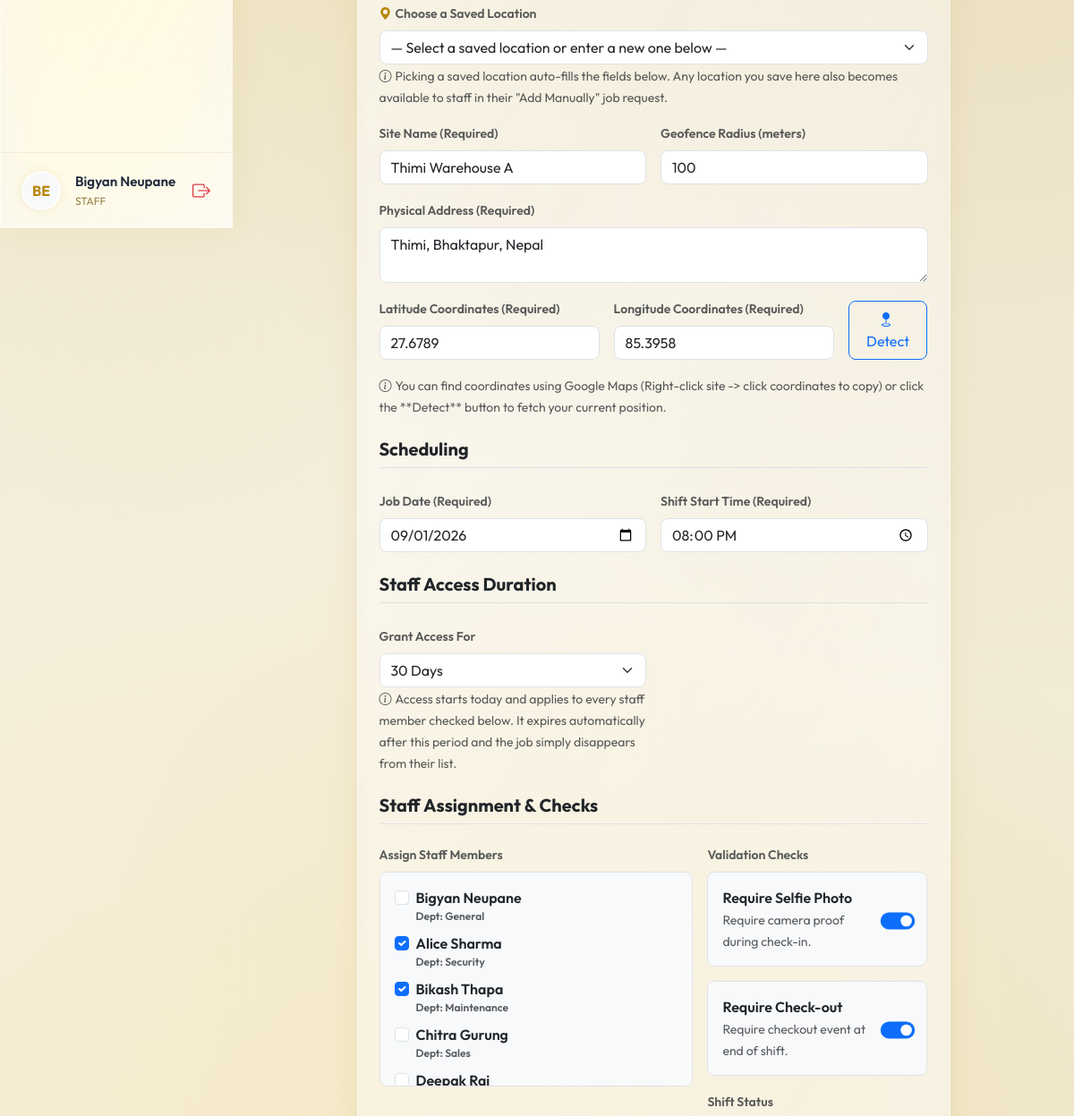
/jobs/2/edit/ (signed in, middle part), run on an earlier commit of the app's database.
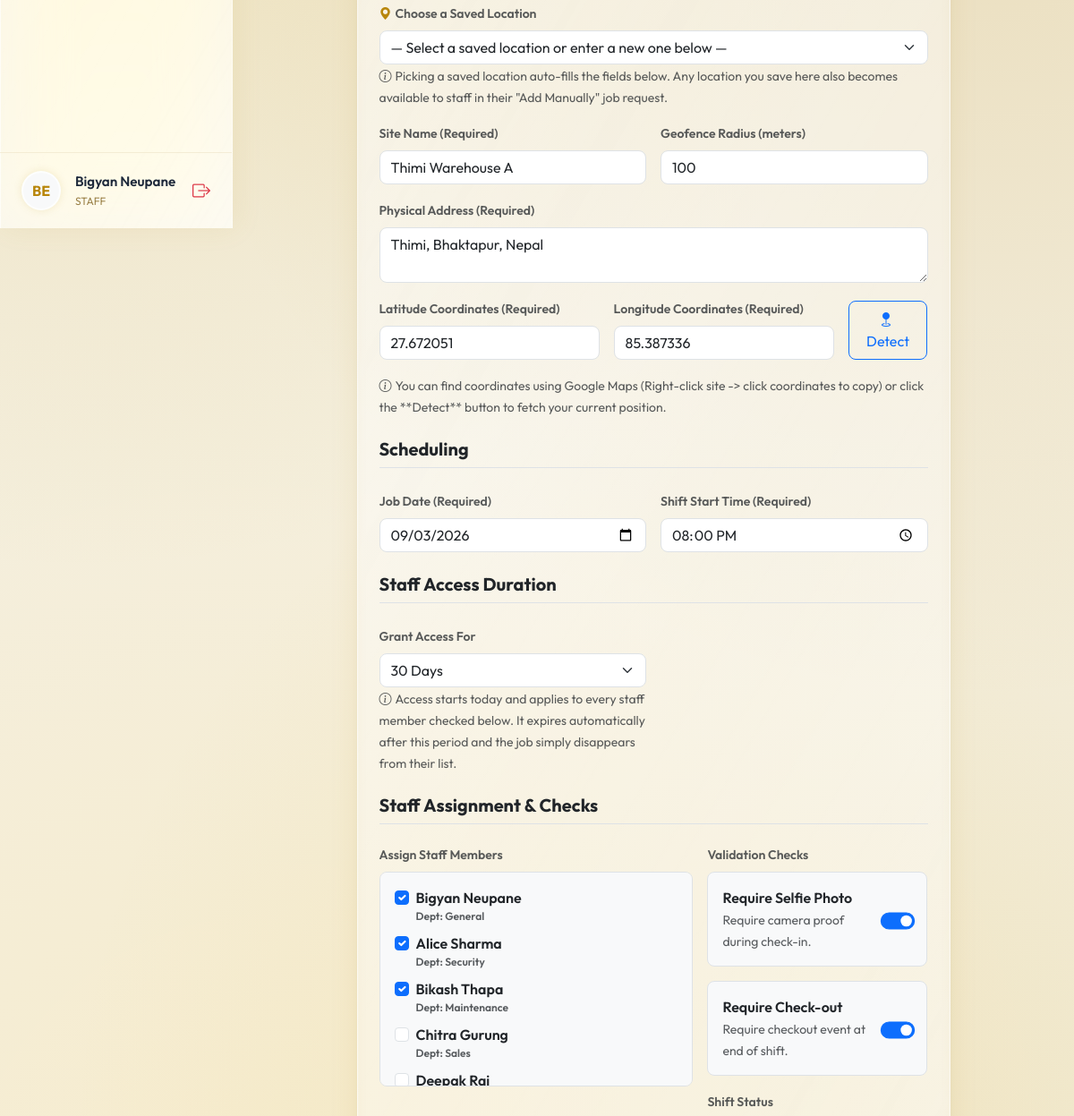
And on a later commit of the database.
### staff_app/models.py (models this page shows, shortened)
class Job(models.Model):
    STATUS_CHOICES = [
        ('UPCOMING', 'Upcoming'),
        ('CHECKED_IN', 'Checked In'),
        ('PENDING_APPROVAL', 'Pending Approval'),
        ('APPROVED', 'Approved'),
        ('REJECTED', 'Rejected'),
        ('COMPLETED', 'Completed'),
    ]
    title = models.CharField(max_length=200)
    code = models.CharField(max_length=50, unique=True)
    description = models.TextField(blank=True, null=True)
    instructions_json = models.TextField(default='[]', help_text='JSON list of instructions')
    site_name = models.CharField(max_length=200)
    address = models.TextField()
    lat = models.FloatField()
    lng = models.FloatField()
    geofence_radius = models.IntegerField(default=75) # in meters
    assigned_staff = models.ManyToManyField(
        User, through='JobAssignment', through_fields=('job', 'staff'),
        related_name='assigned_jobs', blank=True
    )
    start_time = models.TimeField()
    end_time = models.TimeField()
    date = models.DateField()
    require_selfie = models.BooleanField(default=True)
    require_checkout = models.BooleanField(default=True)
    status = models.CharField(max_length=30, choices=STATUS_CHOICES, default='UPCOMING')
    created_at = models.DateTimeField(auto_now_add=True)
    is_adhoc = models.BooleanField(default=False)
    requested_by = models.ForeignKey(User, on_delete=models.SET_NULL, null=True, blank=True, related_name='adhoc_job_requests')
    @property
    def instructions_list(self):
        import json
        try:
            return json.loads(self.instructions_json)
        except:
            return []

class JobAssignment(models.Model):
    DURATION_CHOICES = [
        ('15_DAYS', '15 Days'),
        ('30_DAYS', '30 Days'),
        ('3_MONTHS', '3 Months'),
        ('6_MONTHS', '6 Months'),
        ('1_YEAR', '1 Year'),
        ('CUSTOM', 'Custom'),
    ]
    DURATION_DAYS = {
        '15_DAYS': 15,
        '30_DAYS': 30,
        '3_MONTHS': 90,
        '6_MONTHS': 182,
        '1_YEAR': 365,
    }
    job = models.ForeignKey(Job, on_delete=models.CASCADE, related_name='staff_assignments')
    staff = models.ForeignKey(User, on_delete=models.CASCADE, related_name='job_assignments')
    duration_label = models.CharField(max_length=20, choices=DURATION_CHOICES, default='CUSTOM')
    granted_start = models.DateField(default=timezone.now)
    granted_end = models.DateField()
    granted_by = models.ForeignKey(User, on_delete=models.SET_NULL, null=True, blank=True, related_name='job_grants_made')
    created_at = models.DateTimeField(auto_now_add=True)
    class Meta:
        unique_together = ('job', 'staff')
        ordering = ['-created_at']

class Profile(models.Model):
    ROLE_CHOICES = [
        ('STAFF', 'Staff'),
        ('ADMIN', 'Admin'),
        ('SUPER_ADMIN', 'Super Admin'),
    ]
    user = models.OneToOneField(User, on_delete=models.CASCADE, related_name='profile')
    role = models.CharField(max_length=20, choices=ROLE_CHOICES, default='STAFF')
    phone = models.CharField(max_length=20, blank=True, null=True)
    avatar = models.ImageField(upload_to='avatars/', blank=True, null=True)
    department = models.CharField(max_length=100, blank=True, null=True)
    joined_date = models.DateField(auto_now_add=True)
    visa_document = models.ImageField(upload_to='documents/visa/', blank=True, null=True)
    passport_document = models.ImageField(upload_to='documents/passport/', blank=True, null=True)
    photo_document = models.ImageField(upload_to='documents/photo/', blank=True, null=True)
    other_document = models.ImageField(upload_to='documents/other/', blank=True, null=True)

### staff_app/views.py (the view, shortened to what this page needs)
# urls.py: path("jobs/<int:pk>/edit/", views.job_update_view, name="job_update"),
@login_required
def job_update_view(request, pk):
    job = get_object_or_404(Job, pk=pk)
    staff_members = User.objects.filter(profile__role='STAFF')
    work_locations = WorkLocation.objects.all()
    assigned_staff_ids = list(job.assigned_staff.values_list('id', flat=True))
    instructions = job.instructions_list
    existing_assignment = JobAssignment.objects.filter(job=job).order_by('-created_at').first()
    context = {
        'job': job,
        'staff_members': staff_members,
        'work_locations': work_locations,
        'assigned_staff_ids': assigned_staff_ids,
        'instructions': instructions,
        'existing_assignment': existing_assignment,
        'form_type': 'update'
    }
    return render(request, 'job_form.html', context)

### templates/job_form.html (shortened to what the changed rows need)
{% extends 'base.html' %}
{% block content %}
<div class="row justify-content-center">
    <div class="col-lg-10 col-xl-9">
        <div class="card p-4">
            <form method="POST" id="jobForm">
                <div class="row g-3 mb-4">
                    <div class="col-md-6">
                        <label class="form-label fw-semibold text-muted small">Site Name (Required)</label>
                        <input type="text" name="site_name" id="jobSiteName" class="form-control rounded-3" value="{{ job.site_name|default:'' }}" required placeholder="e.g. Thimi Storage Block B">
                    </div>
                    <div class="col-md-6">
                        <label class="form-label fw-semibold text-muted small">Geofence Radius (meters)</label>
                        <input type="number" name="geofence_radius" id="jobRadius" class="form-control rounded-3" value="{{ job.geofence_radius|default:75 }}" required>
                    </div>
                    <div class="col-12">
                        <label class="form-label fw-semibold text-muted small">Physical Address (Required)</label>
                        <textarea name="address" id="jobAddress" class="form-control rounded-3" rows="2" required placeholder="Full address details...">{{ job.address|default:'' }}</textarea>
                    </div>
                    <div class="col-md-5">
                        <label class="form-label fw-semibold text-muted small">Latitude Coordinates (Required)</label>
                        <input type="number" step="any" name="lat" id="jobLat" class="form-control rounded-3" value="{{ job.lat|default:'' }}" required placeholder="e.g. 27.6715">
                    </div>
                    <div class="col-md-5">
                        <label class="form-label fw-semibold text-muted small">Longitude Coordinates (Required)</label>
                        <input type="number" step="any" name="lng" id="jobLng" class="form-control rounded-3" value="{{ job.lng|default:'' }}" required placeholder="e.g. 85.3385">
                    </div>
                </div>
                <div class="row g-3 mb-4">
                    <div class="col-md-6">
                        <label class="form-label fw-semibold text-muted small">Job Date (Required)</label>
                        <input type="date" name="date" class="form-control rounded-3" value="{{ job.date|date:'Y-m-d'|default:'' }}" required>
                    </div>
                    <div class="col-md-6">
                        <label class="form-label fw-semibold text-muted small">Shift Start Time (Required)</label>
                        <input type="time" name="start_time" class="form-control rounded-3" value="{{ job.start_time|time:'H:i'|default:'' }}" required>
                    </div>
                </div>
                <div class="row g-3 mb-4">
                    <div class="col-md-6">
                        <label class="form-label fw-semibold text-muted small">Grant Access For</label>
                        <select name="duration_choice" id="durationChoice" class="form-select rounded-3" onchange="toggleCustomDuration()">
                            <option value="30_DAYS" {% if existing_assignment.duration_label == '30_DAYS' %}selected{% endif %}>30 Days</option>
                        </select>
                        <small class="text-muted"><i class="bi bi-info-circle me-1"></i>Access starts today and applies to every staff member checked below. It expires automatically after this period and the job simply disappears from their list.</small>
                    </div>
                </div>
                <div class="row g-3 mb-4">
                    <div class="col-md-7">
                        <div class="border rounded-3 p-3 bg-light" style="max-height: 240px; overflow-y: auto;">
                            {% for staff in staff_members %}
                                <div class="form-check mb-2">
                                    <input class="form-check-input" type="checkbox" name="assigned_staff" value="{{ staff.id }}" id="staff_{{ staff.id }}"
                                        {% if staff.id in assigned_staff_ids %}checked{% endif %}>
                                    <label class="form-check-label text-dark fw-semibold" for="staff_{{ staff.id }}">
                                        {{ staff.get_full_name|default:staff.username }}
                                        <small class="text-muted d-block" style="font-size:0.75rem;">Dept: {{ staff.profile.department|default:'General' }}</small>
                                    </label>
                                </div>
                            {% empty %}
                                <span class="text-muted small">No staff directory records found. Create staff members first.</span>
                            {% endfor %}
                        </div>
                    </div>
                    <div class="col-md-5">
                        <div class="d-flex flex-column gap-3">
                            <div class="form-check form-switch p-3 bg-light rounded-3 d-flex justify-content-between align-items-center border mb-0">
                                <div class="ms-0">
                                    <label class="form-check-label fw-semibold d-block" for="selfieSwitch">Require Selfie Photo</label>
                                    <small class="text-muted small">Require camera proof during check-in.</small>
                                </div>
                                <input class="form-check-input ms-3 me-0" type="checkbox" name="require_selfie" id="selfieSwitch" style="transform: scale(1.2);" {% if job.require_selfie|default:True %}checked{% endif %}>
                            </div>
                            <div class="form-check form-switch p-3 bg-light rounded-3 d-flex justify-content-between align-items-center border mb-0">
                                <div class="ms-0">
                                    <label class="form-check-label fw-semibold d-block" for="checkoutSwitch">Require Check-out</label>
                                    <small class="text-muted small">Require checkout event at end of shift.</small>
                                </div>
                                <input class="form-check-input ms-3 me-0" type="checkbox" name="require_checkout" id="checkoutSwitch" style="transform: scale(1.2);" {% if job.require_checkout|default:True %}checked{% endif %}>
                            </div>
                        </div>
                    </div>
                </div>
            </form>
        </div>
    </div>
</div>
{% endblock %}

### templates/base.html (shortened to what this page needs)
<!DOCTYPE html>
<html lang="en">
<head>
    <link href="https://cdn.jsdelivr.net/npm/bootstrap@5.3.2/dist/css/bootstrap.min.css" rel="stylesheet">
    <link href="https://cdn.jsdelivr.net/npm/bootstrap-icons@1.11.2/font/bootstrap-icons.min.css" rel="stylesheet">
    <link rel="stylesheet" href="https://unpkg.com/leaflet@1.9.4/dist/leaflet.css"/>
</head>
<body>
    {% if user.is_authenticated %}
    <div class="sidebar">
        <ul class="sidebar-menu">
        </ul>
        <div class="sidebar-user">
            {% if user.profile.avatar %}
                <img src="{{ user.profile.avatar.url }}" class="user-avatar" alt="Avatar">
            {% else %}
                <div class="user-avatar d-flex align-items-center justify-content-center bg-light text-gold fw-bold">
                    {{ user.username|slice:":2"|upper }}
                </div>
            {% endif %}
            <div class="user-info">
                <div class="user-name">{{ user.get_full_name|default:user.username }}</div>
                <div class="user-role">{{ user.profile.role }}</div>
            </div>
            <a href="{% url 'logout' %}" class="text-danger" title="Logout">
                <i class="bi bi-box-arrow-right fs-5"></i>
            </a>
        </div>
    </div>
    {% endif %}
    <div class="main-wrapper" style="{% if not user.is_authenticated %}margin-left: 0;{% endif %}">
        <div class="container-fluid p-4 animate-fade-in">
            {% block content %}{% endblock %}
        </div>
    </div>
</body>
</html>

What changed in the data, as far as the page shows it:
changed Job "Thimi Warehouse A": lat "27.6789" → "27.672051"; lng "85.3958" → "85.387336"; date "09/01/2026" → "09/03/2026"
Also different on the page:
form field assigned_staff: "☐" → "☑"
